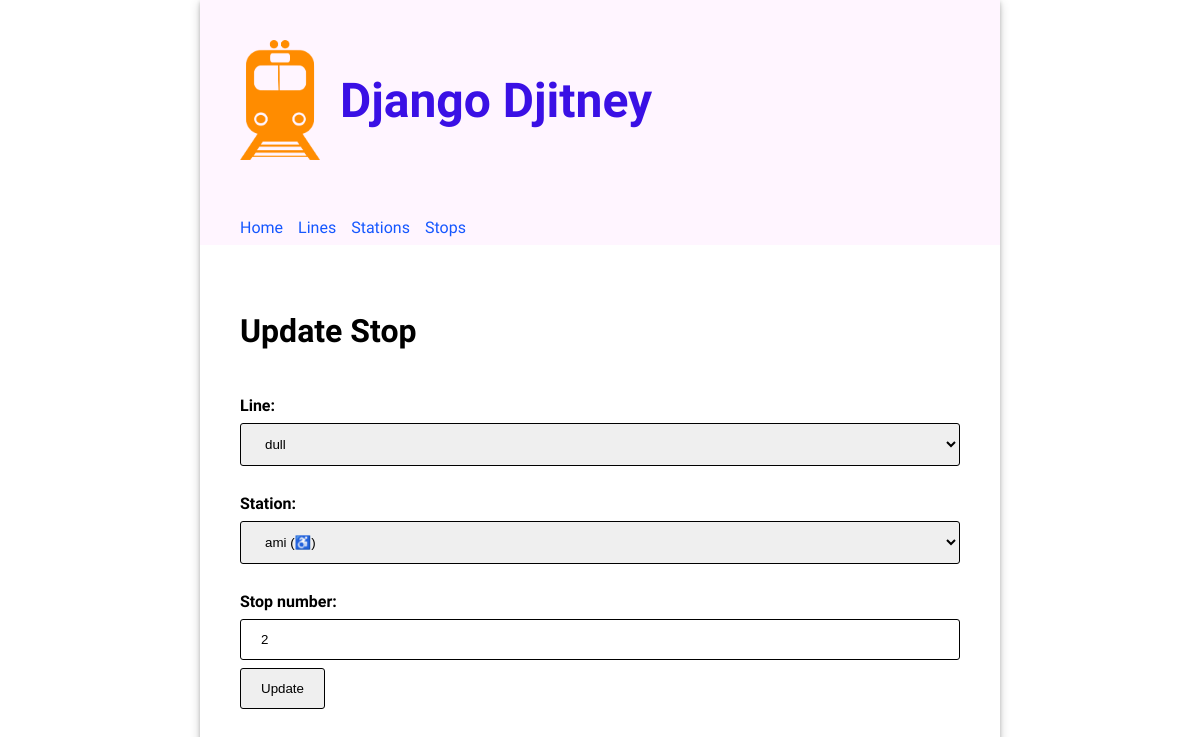
The app's page /stops/2/update with its own data.
### routes/models.py (models this page shows, shortened)
class Stop(models.Model):
  class Meta:
    unique_together = (('line', 'stop_number'))
  line = models.ForeignKey(Line, on_delete=models.CASCADE)
  station = models.ForeignKey(Station, on_delete=models.CASCADE)
  stop_number = models.PositiveIntegerField()

### routes/views.py (the view)
# urls.py: path('stops/<pk>/update',views.UpdateStopView.as_view(),name='update_stop'),
class UpdateStopView(UpdateView):
    model = Stop
    form_class = StopForm
    template_name = 'routes/update_stop.html'

### routes/forms.py
class StopForm(forms.ModelForm):
  class Meta:
    model = Stop
    fields = "__all__"

### routes/models.py (called while the page is built)
  def __str__(self):
    return f"{self.name}"

  def __str__(self):
    return f"{self.name}{' (♿)' if self.accessible else ''}"

### routes/templates/routes/update_stop.html
{% extends 'base.html' %} {% load static %} {% block content %}
<h2>Update Stop</h2>
<form method="post">
  {{ form }}
  <input type="submit" value="Update" />
</form>
{% endblock %}

### routes/static/routes/style.css (style rules this page uses)
body { font-family: "Oxygen", sans-serif; margin: 0; }
input, select { width: 100%; padding: 12px 20px; margin: 8px 0; box-sizing: border-box; border: 1px solid black; border-radius: 3px; }
main h2 { font-size: 2em; }
main form input[type="submit"] { width: max-content; }
main form * { display: block; }
main form label { font-size: 1em; font-weight: bold; padding-top: 20px; }

### records on screen
Stop: line "dull", station "ami (♿)", stop_number "2"
